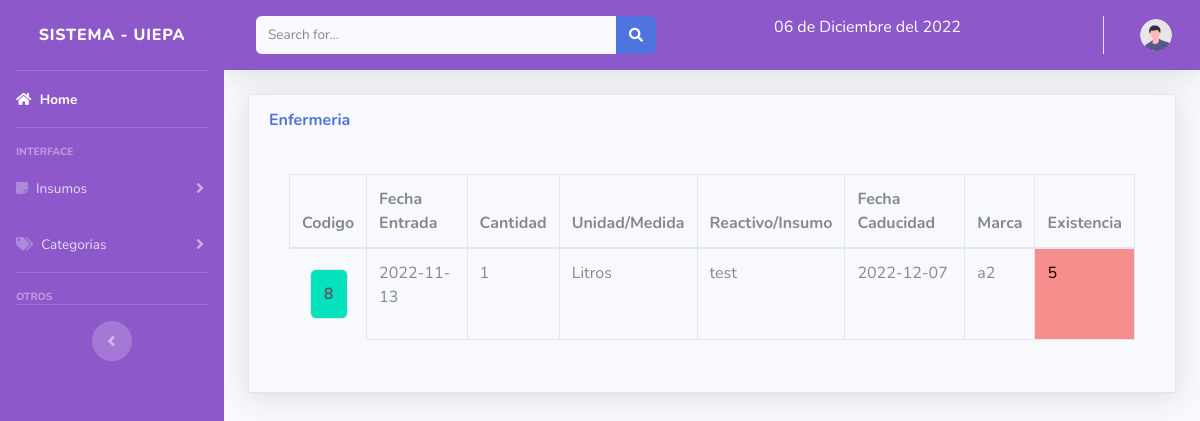
/views/enfermeria.php?categoria=ENFERMERIA (signed in), run on an earlier commit of the app's database.
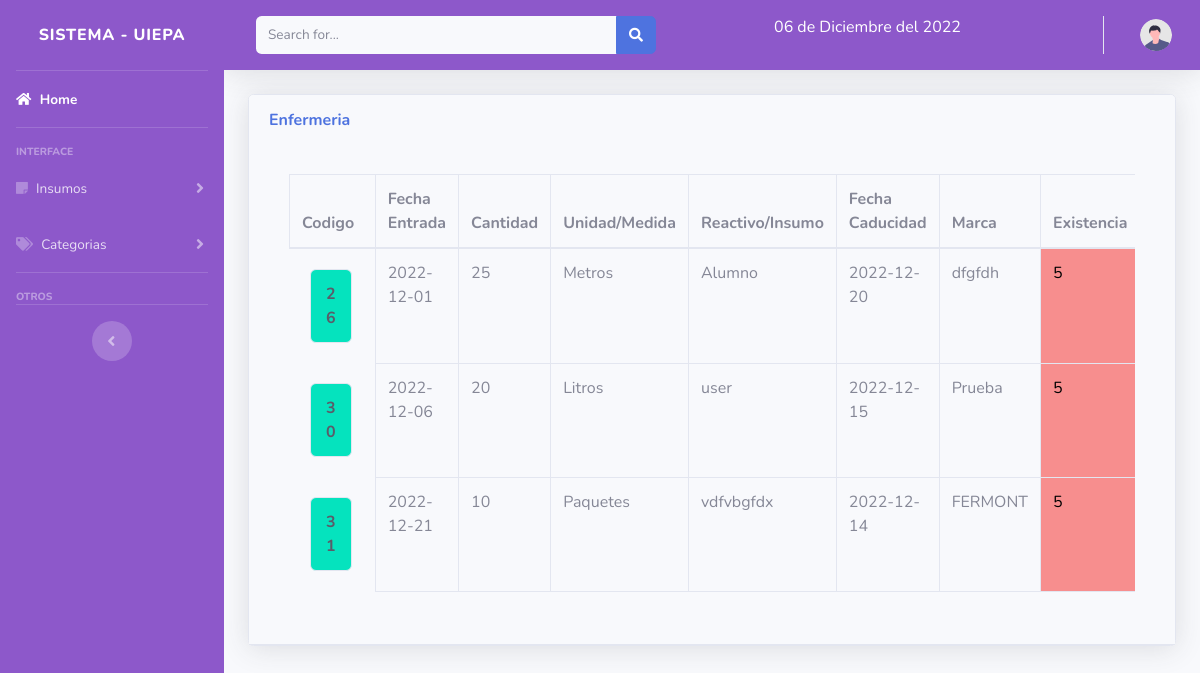
And on a later commit of the database.
### tables this page shows
CREATE TABLE `insumo` (
  `id` int(11) NOT NULL,
  `fecha_entrada` date NOT NULL,
  `cantidad` int(50) NOT NULL,
  `tipo` varchar(100) NOT NULL,
  `unidad` varchar(150) NOT NULL,
  `nombre` varchar(150) NOT NULL,
  `fecha_caducidad` date NOT NULL,
  `marca` varchar(150) NOT NULL,
  `existencia` varchar(150) NOT NULL,
  `categoria` varchar(50) NOT NULL,
  `entregado` int(10) NOT NULL,
  `recibido` int(50) NOT NULL
);

### views/enfermeria.php (the view, shortened to what this page needs)
<!DOCTYPE html>
<html lang="en">
<head>
</head>
<?php include "../includes/header.php";?>
<body id="page-top">
                <div class="container-fluid">
                    <div class="card shadow mb-4">
                        <div class="card-header py-3">
                            <h6 class="m-0 font-weight-bold text-primary">Enfermeria </h6>
                            <br>
                        <div class="card-body">
                            <div class="table-responsive">
                                <table class="table table-bordered" id="dataTable" width="100%" cellspacing="0">
                                    <thead>
                                        <tr>
                                            <th>Codigo</th>
                                            <th>Fecha Entrada</th>
                                            <th>Cantidad</th>
                                            <th>Unidad/Medida</th>
                                            <th>Reactivo/Insumo</th>
                                            <th>Fecha Caducidad</th>
                                            <th>Marca</th>
                                            <th>Existencia</th>
                                        </tr>
                                    </thead>
                                    <?php
$categoria = $_GET['categoria'];
extract($_POST);
require_once ("../includes/db.php");
$sql = "SELECT * FROM insumo WHERE categoria = '$categoria'";
$productos = mysqli_query($conexion, $sql);
if($productos -> num_rows > 0){
foreach($productos as $key => $fila ){
?>
<?php
if ($fila['existencia'] < 10) {
  $clase = 'problema';
} else {
  $clase = 'correcto';
}
?>
<tr>
<td <?php echo  'class="'.$fila['categoria'] .'"'; ?>><?php echo $fila['id']; ?></td>
<td><?php echo $fila['fecha_entrada']; ?></td>
<td ><?php echo $fila['cantidad']; ?></td>
<td><?php echo $fila['unidad']; ?></td>
<td><?php echo $fila['nombre']; ?></td>
<td><?php echo $fila['fecha_caducidad']; ?></td>
<td><?php echo $fila['marca']; ?></td>
<td <?php echo  'class="'.$clase .'"'; ?> ><?php echo $fila['existencia']; ?></td>
</tr>
<?php  include "calculo_enfer.php"; ?>
<?php }
}?>
            <?php include "form_categoria.php";?>
            <?php include "form_enfer.php";?>
</body>
</html>

What changed in the data, as far as the page shows it:
no longer on this page (row edited): insumo: id "8", fecha_entrada "2022-11-13", cantidad "1", unidad "Litros", nombre "test", fecha_caducidad "2022-12-07", marca "a2", existencia "5"
added insumo: id "26", fecha_entrada "2022-12-01", cantidad "25", unidad "Metros", nombre "Alumno", fecha_caducidad "2022-12-20", marca "dfgfdh", existencia "5"
added insumo: id "30", fecha_entrada "2022-12-06", cantidad "20", unidad "Litros", nombre "user", fecha_caducidad "2022-12-15", marca "Prueba", existencia "5"
added insumo: id "31", fecha_entrada "2022-12-21", cantidad "10", unidad "Paquetes", nombre "vdfvbgfdx", fecha_caducidad "2022-12-14", marca "FERMONT", existencia "5"
